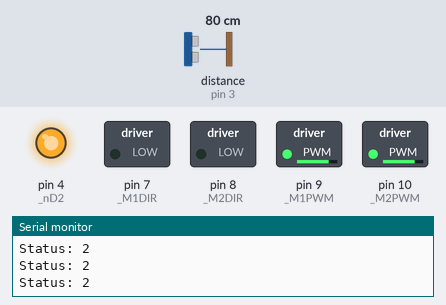
Simulated run of this sketch. Board: Arduino Uno, built with avr-gcc and run on an emulated ATmega328P. On the bench: switched loads named in the sketch (green lamp = pin HIGH), output pins drawn as LEDs (lit = HIGH), the last lines printed to the serial monitor. Wiring (inferred from the names in the program): ultrasonic range finder: trigger pin 2; echo pin 3. The test bench sets the inputs (shaded band); at power-on: distance to the obstacle (sensor on pin 3) 80 cm. The echo pulse lasts 58.3 µs per cm; pins used as bus, display or sensor lines are not drawn.

Above: at 1.2 s.
1.3 s: distance to the obstacle (sensor on pin 3) set to 9 cm
At 1.9 s:
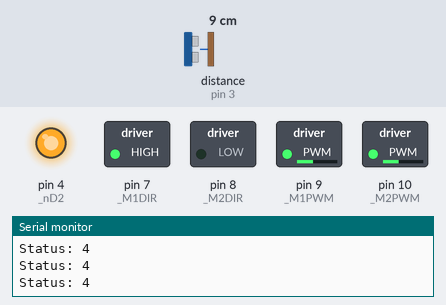
2.8 s: distance to the obstacle (sensor on pin 3) set to 48 cm
At 5.4 s:
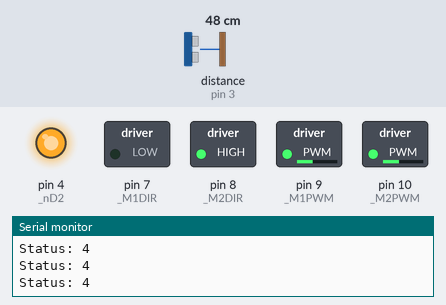
5.8 s: distance to the obstacle (sensor on pin 3) set to 52 cm
Timing chart, 0 to 5.8 s (numbered marks = the images above; inputs shaded):
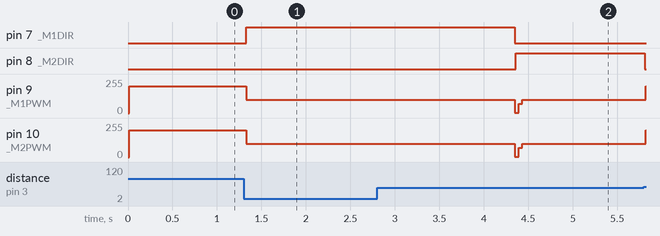

The sketch:

robot-fun-code.ino
```cpp
#include "TinkerRobot.h"

#define trigPin 2
#define echoPin 3

enum statuses {
  none,
  stopped,
  forward,
  backward,
  turning
};

enum directions {
  right,
  left
};

int prevStatus = none;
int status = stopped;

int m1Speed = 0;
int m2Speed = 0;

unsigned long startTurningTime = 0;

TinkerRobotRed md;

void setup()
{
  Serial.begin(115200);

  pinMode(trigPin, OUTPUT);
  pinMode(echoPin, INPUT);

  md.begin();
}

void loop()
{
  if(status=needToChangeStatus()){
    changeStatus(status);
  }

  Serial.print("Status: ");
  Serial.println(status);

  delay(12);
}

long getDistance()
{
  long duration, distance;
  digitalWrite(trigPin, LOW);
  delayMicroseconds(2);
  digitalWrite(trigPin, HIGH);
  delayMicroseconds(10);
  digitalWrite(trigPin, LOW);
  duration = pulseIn(echoPin, HIGH);
  distance = (duration/2) / 29.1;

  return distance;
}

bool isThereObstacle()
{
  long distance = getDistance();

  /*
  if (distance < 4) {
    Serial.println("Out of range");
  }
  else {
    Serial.print(distance);
    Serial.println(" cm");
  }
  */

  if(distance < 20)
    return true;
  else
    return false;
}

bool isWayFree()
{
  long distance = getDistance();

  if(distance > 50)
    return true;
  else
    return false;
}

int needToChangeStatus()
{
  int newStatus = status;

  switch (status) {
    case stopped:
      if(prevStatus == none){
        newStatus = forward;
      }
      break;
    case forward:
      if(isThereObstacle()){
        turn(right);
        newStatus = turning;
      }
      break;
    case backward:
      break;
    case turning:
      newStatus = checkWayFree();
      break;
  }

  if(newStatus != status)
    prevStatus = status;
  return newStatus;
}

void changeStatus(int s)
{
  switch (s) {
    case stopped:
      needToStop();
      break;
    case forward:
      moveForward();
      break;
    case backward:
      break;
    case turning:
      break;
  }
}

void moveForward()
{
  for (int i = 100; i <= 200; i++)
  {
    m1Speed = m2Speed = i;
    md.move(MOTOR1, m1Speed);
    md.move(MOTOR2, m2Speed);
  }
}

void needToStop()
{
  if((prevStatus==forward || prevStatus==turning) && (m1Speed > 0 || m2Speed > 0) ){
    for (int i = 255; i > 60; i--)
    {
      m1Speed += (m1Speed > 0 ? -1 : 1);
      m2Speed += (m2Speed > 0 ? -1 : 1);
      md.move(MOTOR1, m1Speed);
      md.move(MOTOR2, m2Speed);
    }
    md.move(MOTOR1, m1Speed=0);
    md.move(MOTOR2, m2Speed=0);
  }
}

int direction = -1;
void turn(int d)
{
  needToStop();

  direction = d;

  m1Speed = -1 * ( m2Speed = 100 * (direction == right ? 1 : -1));
  md.move(MOTOR1, m1Speed);
  md.move(MOTOR2, m2Speed);

  startTurningTime = millis();
}

int checkWayFree()
{
  if( ((startTurningTime + 3000l) < millis() ) && direction == right)
    turn(left);
  else if( ((startTurningTime + 3000l) < millis()) && direction == left)
    return stopped;

  if ( isWayFree() ){
    direction = -1;
    return forward;
  }

  return turning;
}
```

DualMC33926MotorShield.cpp
```cpp
#include "DualMC33926MotorShield.h"

// Constructors ////////////////////////////////////////////////////////////////

DualMC33926MotorShield::DualMC33926MotorShield()
{
  //Pin map
  _nD2 = 4;
  _M1DIR = 7;
  _M2DIR = 8;
  _nSF = 12;
  _M1FB = A0;
  _M2FB = A1;
}

DualMC33926MotorShield::DualMC33926MotorShield(unsigned char M1DIR, unsigned char M1PWM, unsigned char M1FB,
                                               unsigned char M2DIR, unsigned char M2PWM, unsigned char M2FB,
                                               unsigned char nD2, unsigned char nSF)
{
  //Pin map
  //PWM1 and PWM2 cannot be remapped because the library assumes PWM is on timer1
  _nD2 = nD2;
  _M1DIR = M1DIR;
  _M2DIR = M2DIR;
  _nSF = nSF;
  _M1FB = M1FB;
  _M2FB = M2FB;
}

// Public Methods //////////////////////////////////////////////////////////////
void DualMC33926MotorShield::init()
{
// Define pinMode for the pins and set the frequency for timer1.

  pinMode(_M1DIR,OUTPUT);
  pinMode(_M1PWM,OUTPUT);
  pinMode(_M1FB,INPUT);
  pinMode(_M2DIR,OUTPUT);
  pinMode(_M2PWM,OUTPUT);
  pinMode(_M2FB,INPUT);
  pinMode(_nD2,OUTPUT);
  digitalWrite(_nD2,HIGH); // default to on
  pinMode(_nSF,INPUT);

  #if defined(__AVR_ATmega168__)|| defined(__AVR_ATmega328P__)
  // Timer 1 configuration
  // prescaler: clockI/O / 1
  // outputs enabled
  // phase-correct PWM
  // top of 400
  //
  // PWM frequency calculation
  // 16MHz / 1 (prescaler) / 2 (phase-correct) / 400 (top) = 20kHz
  TCCR1A = 0b10100000;
  TCCR1B = 0b00010001;
  ICR1 = 400;
  #endif
}
// Set speed for motor 1, speed is a number betwenn -400 and 400
void DualMC33926MotorShield::setM1Speed(int speed)
{
  unsigned char reverse = 0;

  if (speed < 0)
  {
    speed = -speed;  // Make speed a positive quantity
    reverse = 1;  // Preserve the direction
  }
  if (speed > 400)  // Max PWM dutycycle
    speed = 400;
  #if defined(__AVR_ATmega168__)|| defined(__AVR_ATmega328P__)
  OCR1A = speed;
  #else
  analogWrite(_M1PWM,speed * 51 / 80); // default to using analogWrite, mapping 400 to 255
  #endif
  if (reverse)
    digitalWrite(_M1DIR,HIGH);
  else
    digitalWrite(_M1DIR,LOW);
}

// Set speed for motor 2, speed is a number betwenn -400 and 400
void DualMC33926MotorShield::setM2Speed(int speed)
{
  unsigned char reverse = 0;

  if (speed < 0)
  {
    speed = -speed;  // Make speed a positive quantity
    reverse = 1;  // Preserve the direction
  }
  if (speed > 400)  // Max PWM dutycycle
    speed = 400;
  #if defined(__AVR_ATmega168__)|| defined(__AVR_ATmega328P__)
  OCR1B = speed;
  #else
  analogWrite(_M2PWM,speed * 51 / 80); // default to using analogWrite, mapping 400 to 255
  #endif
  if (reverse)
    digitalWrite(_M2DIR,HIGH);
  else
    digitalWrite(_M2DIR,LOW);
}

// Set speed for motor 1 and 2
void DualMC33926MotorShield::setSpeeds(int m1Speed, int m2Speed)
{
  setM1Speed(m1Speed);
  setM2Speed(m2Speed);
}

// Return motor 1 current value in milliamps.
unsigned int DualMC33926MotorShield::getM1CurrentMilliamps()
{
  // 5V / 1024 ADC counts / 525 mV per A = 9 mA per count
  return analogRead(_M1FB) * 9;
}

// Return motor 2 current value in milliamps.
unsigned int DualMC33926MotorShield::getM2CurrentMilliamps()
{
  // 5V / 1024 ADC counts / 525 mV per A = 9 mA per count
  return analogRead(_M2FB) * 9;
}

// Return error status
unsigned char DualMC33926MotorShield::getFault()
{
  return !digitalRead(_nSF);
}
```

DualMC33926MotorShield.h
```cpp
#ifndef DualMC33926MotorShield_h
#define DualMC33926MotorShield_h

#include <Arduino.h>

class DualMC33926MotorShield
{
  public:
    // CONSTRUCTORS
    DualMC33926MotorShield(); // Default pin selection.
    DualMC33926MotorShield(unsigned char M1DIR, unsigned char M1PWM, unsigned char M1FB,
                           unsigned char M2DIR, unsigned char M2PWM, unsigned char M2FB,
                           unsigned char nD2, unsigned char nSF); // User-defined pin selection.

    // PUBLIC METHODS
    void init(); // Initialize TIMER 1, set the PWM to 20kHZ.
    void setM1Speed(int speed); // Set speed for M1.
    void setM2Speed(int speed); // Set speed for M2.
    void setSpeeds(int m1Speed, int m2Speed); // Set speed for both M1 and M2.
    unsigned int getM1CurrentMilliamps(); // Get current reading for M1.
    unsigned int getM2CurrentMilliamps(); // Get current reading for M2.
    unsigned char getFault(); // Get fault reading.

  private:
    unsigned char _nD2;
    unsigned char _M1DIR;
    unsigned char _M2DIR;
    static const unsigned char _M1PWM = 9;
    static const unsigned char _M2PWM = 10;
    unsigned char _nSF;
    unsigned char _M1FB;
    unsigned char _M2FB;
};

#endif
```

TinkerRobot.cpp
```cpp
// (licence header left out)
#include "TinkerRobot.h"

TinkerRobotRed::TinkerRobotRed()
{
  _robot = DualMC33926MotorShield();
}

void TinkerRobotRed::begin()
{
  _robot.init();
}

void TinkerRobotRed::move(int motor, int speed)
{
  if (motor == MOTOR1) {
    _robot.setM1Speed(map(speed,-255, 255, -400, 400));
  } else {
    _robot.setM2Speed(map(speed,-255, 255, -400, 400));
  }
}

void TinkerRobotRed::stop()
{
  _robot.setSpeeds(0, 0);
}


TinkerRobotBlue::TinkerRobotBlue()
{}

void TinkerRobotBlue::begin()
{
  pinMode(_STBY, OUTPUT);

  pinMode(_PWMA, OUTPUT);
  pinMode(_AIN1, OUTPUT);
  pinMode(_AIN2, OUTPUT);

  pinMode(_PWMB, OUTPUT);
  pinMode(_BIN1, OUTPUT);
  pinMode(_BIN2, OUTPUT);
}

void TinkerRobotBlue::move(int motor, int speed)
{
  digitalWrite(_STBY, HIGH);

  boolean inPin1 = LOW;
  boolean inPin2 = HIGH;

  if (speed < 0){
    inPin1 = HIGH;
    inPin2 = LOW;
  }

  if (motor == 1){
    digitalWrite(_AIN1, inPin1);
    digitalWrite(_AIN2, inPin2);
    analogWrite(_PWMA, abs(speed));
  } else {
    digitalWrite(_BIN1, inPin1);
    digitalWrite(_BIN2, inPin2);
    analogWrite(_PWMB, abs(speed));
  }
}

void TinkerRobotBlue::stop(){
  digitalWrite(_STBY, LOW);
}
```

TinkerRobot.h
```cpp
// (licence header left out)
#ifndef TinkerRobot_h
#define TinkerRobot_h

#include "DualMC33926MotorShield.h"

#define MOTOR1 0
#define MOTOR2 1

class TinkerRobotRed
{
  public:
    TinkerRobotRed();
    TinkerRobotRed(unsigned char M1DIR, unsigned char M1PWM, unsigned char M1FB,
                   unsigned char M2DIR, unsigned char M2PWM, unsigned char M2FB,
                   unsigned char nD2, unsigned char nSF);

    void begin(); // Initialize TIMER 1, set the PWM to 20kHZ.
    void move(int motor, int speed );
    void stop();

  private:
    DualMC33926MotorShield _robot;
};


class TinkerRobotBlue
{
  public:
    TinkerRobotBlue();
    void begin(); // initialize pins
    void move(int motor, int speed); // speed between -255 and 255
    void stop();

  private:
    int _STBY = 10;
    int _PWMA = 5;
    int _AIN1 = 8;
    int _AIN2 = 7;
    int _PWMB = 6;
    int _BIN1 = 12;
    int _BIN2 = 13;
};


#endif
```
